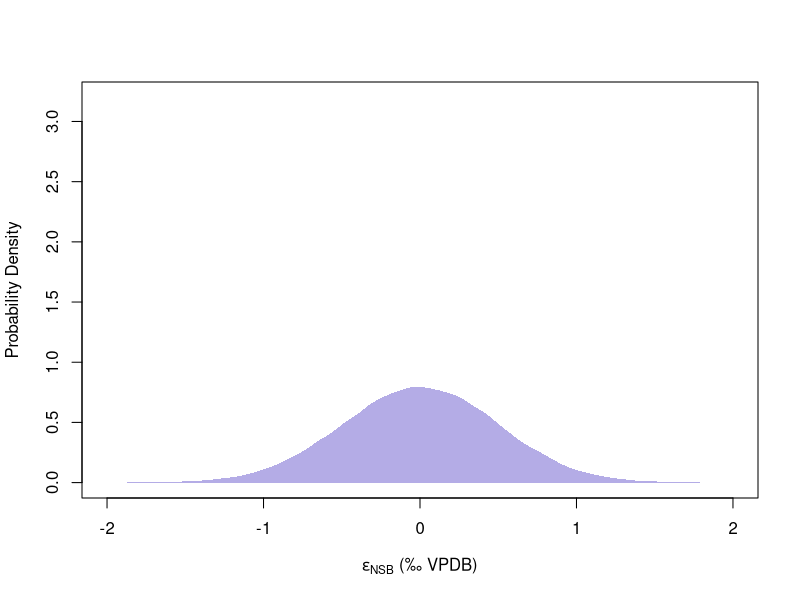

The R source for this figure: (Note: this script raises an error after producing the figure.)

# non-secular bias of archival d13C from high-fidelity (true) value (per mille), standard deviation w/ fixed mean = 0 

# Benthic forams
bf.nsb.m <- 0
bf.nsb.sd <- 0.5

plot(x = c(-2,2), y =c(0,3.2), col= NULL, xlab = expression(paste(epsilon["NSB"], " (", "\u2030", " VPDB)")),
     ylab = "Probability Density")
polygon(density(rnorm(100000, bf.nsb.m, bf.nsb.sd)), col =adjustcolor("slateblue", alpha.f = 0.50), border = NA)
polygon(density(inv.out$BUGSoutput$sims.list$bf.nsb),
        col = adjustcolor("coral1", alpha.f = 0.50), border = NA, title = NULL)
lines(x = c(inv.out$BUGSoutput$median$bf.nsb,inv.out$BUGSoutput$median$bf.nsb), y = c(0,1),
      col = "darkred", lty = "dashed")
lines(x = c(bf.nsb.m,bf.nsb.m), y = c(0,0.78), col = "navyblue", lty = "dashed")
legend("topright", legend = c("b. foram NSB prior", "b. foram NSB post"), 
       fill = c(adjustcolor("slateblue", alpha.f=0.50), adjustcolor("coral", alpha.f=0.50)), border = NA, bty="n")



# Bulk carbonate - open ocean
bulk.nsb.m <- 0
bulk.nsb.sd <- 0.5

plot(x = c(-2,2), y =c(0,3.2), col= NULL, xlab = expression(paste(epsilon["NSB"], " (", "\u2030", " VPDB)")),
     ylab = "Probability Density")
polygon(density(rnorm(100000, bulk.nsb.m, bulk.nsb.sd)), col =adjustcolor("slateblue", alpha.f = 0.50), border = NA)
polygon(density(inv.out$BUGSoutput$sims.list$bulk.nsb),
        col = adjustcolor("coral1", alpha.f = 0.50), border = NA, title = NULL)
lines(x = c(inv.out$BUGSoutput$median$bulk.nsb,inv.out$BUGSoutput$median$bulk.nsb), y = c(0,1.85),
      col = "darkred", lty = "dashed")
lines(x = c(bulk.nsb.m,bulk.nsb.m), y = c(0,0.8), col = "navyblue", lty = "dashed")
legend("topright", legend = c("bulk open ocean NSB prior", "bulk open ocean NSB post"), 
       fill = c(adjustcolor("slateblue", alpha.f=0.50), adjustcolor("coral", alpha.f=0.50)), border = NA, bty="n")



# micrite - open ocean
micrite.nsb.m <- 0
micrite.nsb.sd <- 0.25

plot(x = c(-1,1), y =c(0,3), col= NULL, xlab = expression(paste(epsilon["NSB"], " (", "\u2030", " VPDB)")),
     ylab = "Probability Density")
polygon(density(rnorm(100000, micrite.nsb.m, micrite.nsb.sd)), col =adjustcolor("slateblue", alpha.f = 0.50), border = NA)
polygon(density(inv.out$BUGSoutput$sims.list$micrite.nsb),
        col = adjustcolor("coral1", alpha.f = 0.50), border = NA, title = NULL)
lines(x = c(inv.out$BUGSoutput$median$micrite.nsb,inv.out$BUGSoutput$median$micrite.nsb), y = c(0,1.9),
      col = "darkred", lty = "dashed")
lines(x = c(micrite.nsb.m,micrite.nsb.m), y = c(0,1.56), col = "navyblue", lty = "dashed")
legend("topright", legend = c("micrite open ocean NSB prior", "micrite open ocean NSB post"), 
       fill = c(adjustcolor("slateblue", alpha.f=0.50), adjustcolor("coral", alpha.f=0.50)), border = NA, bty="n")



# Bulk carbonate - semi-restricted
bulk_sr.nsb.m <- -1
bulk_sr.nsb.sd <- 1

plot(x = c(-4,2), y =c(0,1.8), col= NULL, xlab = expression(paste(epsilon["NSB"], " (", "\u2030", " VPDB)")),
     ylab = "Probability Density")
polygon(density(rnorm(100000, bulk_sr.nsb.m, bulk_sr.nsb.sd)), col =adjustcolor("slateblue", alpha.f = 0.50), border = NA)
polygon(density(inv.out$BUGSoutput$sims.list$bulk_sr.nsb),
        col = adjustcolor("coral1", alpha.f = 0.50), border = NA, title = NULL)
lines(x = c(inv.out$BUGSoutput$median$bulk_sr.nsb,inv.out$BUGSoutput$median$bulk_sr.nsb), y = c(0,1.45),
      col = "darkred", lty = "dashed")
lines(x = c(bulk_sr.nsb.m,bulk_sr.nsb.m), y = c(0,0.38), col = "navyblue", lty = "dashed")
legend("topright", legend = c("bulk semi-restricted NSB prior", "bulk semi-restricted NSB post"), 
       fill = c(adjustcolor("slateblue", alpha.f=0.50), adjustcolor("coral", alpha.f=0.50)), border = NA, bty="n")



# Bulk carbonate - marginal sea
bulk_marg.nsb.m <- -0.5
bulk_marg.nsb.sd <- 1

plot(x = c(-3,2), y =c(0,2), col= NULL, xlab = expression(paste(epsilon["NSB"], " (", "\u2030", " VPDB)")),
     ylab = "Probability Density")
polygon(density(rnorm(100000, bulk_marg.nsb.m, bulk_marg.nsb.sd)), col =adjustcolor("slateblue", alpha.f = 0.50), border = NA)
polygon(density(inv.out$BUGSoutput$sims.list$bulk_marg.nsb),
        col = adjustcolor("coral1", alpha.f = 0.50), border = NA, title = NULL)
lines(x = c(inv.out$BUGSoutput$median$bulk_marg.nsb,inv.out$BUGSoutput$median$bulk_marg.nsb), y = c(0,1.5),
      col = "darkred", lty = "dashed")
lines(x = c(bulk_marg.nsb.m ,bulk_marg.nsb.m ), y = c(0,0.37), col = "navyblue", lty = "dashed")
legend("topright", legend = c("bulk marginal NSB prior", "bulk marginal NSB post"), 
       fill = c(adjustcolor("slateblue", alpha.f=0.50), adjustcolor("coral", alpha.f=0.50)), border = NA, bty="n")





